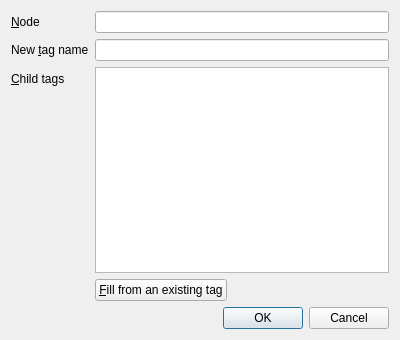
<?xml version="1.0" encoding="UTF-8"?>
<ui version="4.0">
 <class>NewTagDialog</class>
 <widget class="QDialog" name="NewTagDialog">
  <property name="geometry">
   <rect>
    <x>0</x>
    <y>0</y>
    <width>400</width>
    <height>340</height>
   </rect>
  </property>
  <property name="windowTitle">
   <string>New tag</string>
  </property>
  <layout class="QFormLayout" name="formLayout">
   <property name="fieldGrowthPolicy">
    <enum>QFormLayout::ExpandingFieldsGrow</enum>
   </property>
   <item row="0" column="0">
    <widget class="QLabel" name="nodeLabel">
     <property name="text">
      <string>&amp;Node</string>
     </property>
     <property name="buddy">
      <cstring>node</cstring>
     </property>
    </widget>
   </item>
   <item row="0" column="1">
    <widget class="QLineEdit" name="node">
     <property name="readOnly">
      <bool>true</bool>
     </property>
    </widget>
   </item>
   <item row="1" column="0">
    <widget class="QLabel" name="tagLabel">
     <property name="text">
      <string>New &amp;tag name</string>
     </property>
     <property name="buddy">
      <cstring>tag</cstring>
     </property>
    </widget>
   </item>
   <item row="1" column="1">
    <widget class="QLineEdit" name="tag"/>
   </item>
   <item row="2" column="0">
    <widget class="QLabel" name="childTagsLabel">
     <property name="text">
      <string>&amp;Child tags</string>
     </property>
     <property name="buddy">
      <cstring>childTags</cstring>
     </property>
    </widget>
   </item>
   <item row="2" column="1">
    <widget class="QTableView" name="childTags"/>
   </item>
   <item row="3" column="1">
    <widget class="QPushButton" name="fillChildTagsBtn">
     <property name="text">
      <string>&amp;Fill from an existing tag</string>
     </property>
    </widget>
   </item>
   <item row="4" column="1">
    <widget class="QDialogButtonBox" name="buttonBox">
     <property name="orientation">
      <enum>Qt::Horizontal</enum>
     </property>
     <property name="standardButtons">
      <set>QDialogButtonBox::Cancel|QDialogButtonBox::Ok</set>
     </property>
    </widget>
   </item>
  </layout>
 </widget>
 <resources/>
 <connections>
  <connection>
   <sender>tag</sender>
   <signal>textChanged(QString)</signal>
   <receiver>NewTagDialog</receiver>
   <slot>checkValidData()</slot>
   <hints>
    <hint type="sourcelabel">
     <x>155</x>
     <y>50</y>
    </hint>
    <hint type="destinationlabel">
     <x>48</x>
     <y>135</y>
    </hint>
   </hints>
  </connection>
  <connection>
   <sender>fillChildTagsBtn</sender>
   <signal>clicked()</signal>
   <receiver>NewTagDialog</receiver>
   <slot>fillChildTags()</slot>
   <hints>
    <hint type="sourcelabel">
     <x>173</x>
     <y>273</y>
    </hint>
    <hint type="destinationlabel">
     <x>46</x>
     <y>227</y>
    </hint>
   </hints>
  </connection>
  <connection>
   <sender>buttonBox</sender>
   <signal>accepted()</signal>
   <receiver>NewTagDialog</receiver>
   <slot>accept()</slot>
   <hints>
    <hint type="sourcelabel">
     <x>324</x>
     <y>305</y>
    </hint>
    <hint type="destinationlabel">
     <x>157</x>
     <y>274</y>
    </hint>
   </hints>
  </connection>
  <connection>
   <sender>buttonBox</sender>
   <signal>rejected()</signal>
   <receiver>NewTagDialog</receiver>
   <slot>reject()</slot>
   <hints>
    <hint type="sourcelabel">
     <x>390</x>
     <y>305</y>
    </hint>
    <hint type="destinationlabel">
     <x>286</x>
     <y>274</y>
    </hint>
   </hints>
  </connection>
 </connections>
 <slots>
  <signal>dataValid(bool)</signal>
  <slot>checkValidData()</slot>
  <slot>fillChildTags()</slot>
 </slots>
</ui>
